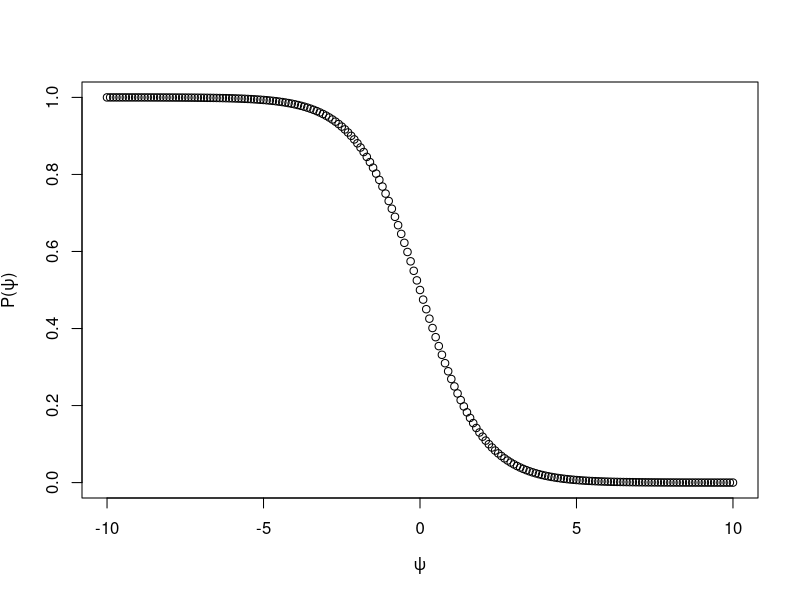
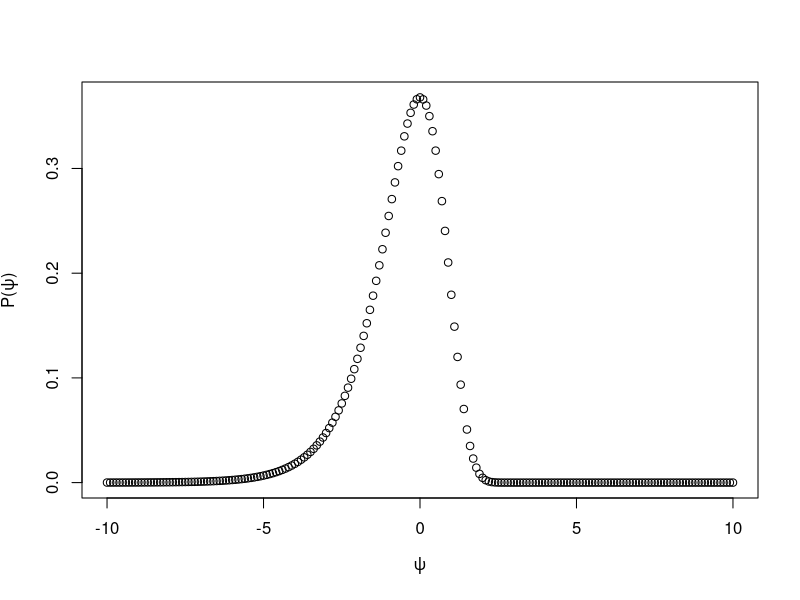
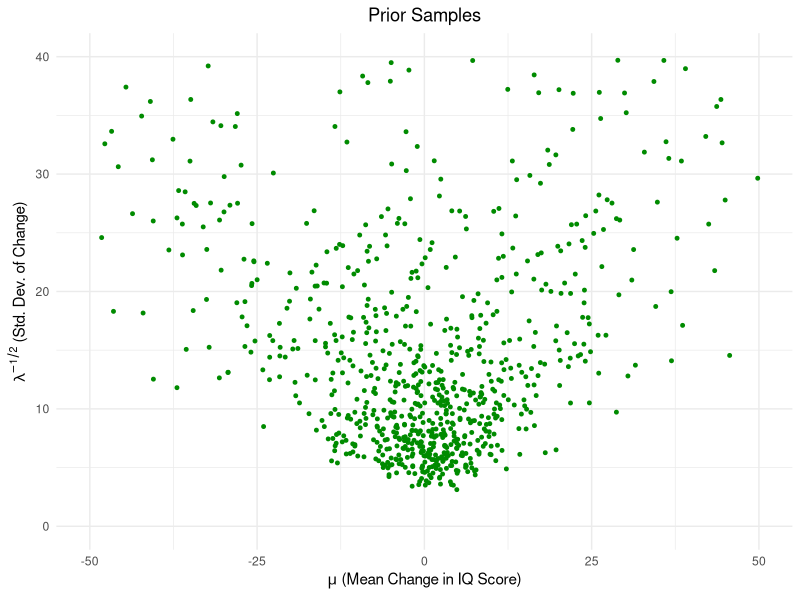

R code for these plots, in order:
## ---- chunk 1
# Create a sequence of psi values
psi <- seq(-10,10, by=0.1)

# Create the function that calculations p(psi)
p.psi <- function(psi) {
  numerator <- exp(psi)+1
  denominator <- (exp(psi)+1)^2
  
  return(numerator/denominator)
}

# Apply the function
p.psi.sim <- sapply(psi, p.psi)

# Make the graph
plot(psi,p.psi.sim, xlab=expression(psi), ylab=expression(paste("P(",psi,")")))

## ---- chunk 2
# Again, create the function
p.psi = function(psi) {
  return(exp(psi-exp(psi)))
}

# Store the sequence of values to sample over. 
psi = seq(-10,10,by=0.1)

# Apply the function to the sequence
p.psi.sim <- sapply(psi,p.psi)

# Plot the outcome
plot(psi,p.psi.sim, xlab=expression(psi), ylab=expression(paste("P(",psi,")")))
## ---- chunk 3
# Download the library
library(tidyverse)

# Store x and y
x = c(18, 40, 15, 17, 20, 44, 38)
y = c(-4, 0, -19, 24, 19, 10, 5, 10, 29, 13, -9, -8, 20, -1, 12, 21, -7, 14,
     13, 20, 11, 16, 15, 27, 23, 36, -33, 34, 13, 11, -19, 21, 6, 25, 30,
     22, --28, 15, 26, -1, -2, 43, 23, 22, 25, 16, 10, 29)


# Set up the prior parameters
prior = data.frame(m=0, c=1, a=0.5, b=50)

# Calculate the posterior parameters based on the data
findParam = function(prior, data) {
  postParam = NULL
  c = prior$c
  m = prior$m
  a = prior$a
  b = prior$b
  n = length(data)
  postParam = data.frame(
            m = (c*m + n*mean(data))/(c+n),
            c = c + n,
            a = a + n/2,
            b = b + 0.5*(sum((data-mean(data))^2))
  )
  return(postParam)
}

# Get the posterior parameters for the spurters and the control group.
postS = findParam(prior, x)
postC = findParam(prior, y)

# Now we are going to simulate the event 10000 times.
sim <- 10000

muc = NULL
lambdac = NULL
mus = NULL
lambdas = NULL

# Get the data for the simulation
lambdas = rgamma(sim, shape = postS$a, rate = postS$b)
lambdac = rgamma(sim, shape = postC$a, rate = postC$b)
mus = sapply(sqrt(1/(postS$c*lambdas)),rnorm, n = 1, mean = postS$m)
muc = sapply(sqrt(1/(postC$c*lambdac)),rnorm, n = 1, mean = postC$m)

# Calculate the number of times where the mus > muc and divide by
# the total number of simulations.
print(sum((mus > muc)/sim))
## ---- chunk 4
# Sample from 1000 again.
sim = 1000
# Create lambda and mu values from the prior
lambda = rgamma(sim, shape = prior$a, rate = prior$b)
mu = sapply(sqrt(1/(prior$c*lambda)),rnorm, n = 1, mean = prior$m)

# Store these simulations
simDF = data.frame(lambda = lambda, mu = mu, each=sim)

# Convert lambda to be the standard deviation instead of the precision
simDF$lambda = simDF$lambda^{-0.5}

# Create the plot with these prior mu and lambda values.
ggplot(data = simDF, aes(x = mu, y = lambda)) +
  geom_point(color="green4", size=1) + labs(x = expression(paste(mu,
      " (Mean Change in IQ Score)")), y = expression(paste(lambda^{-1/2}, 
      " (Std. Dev. of Change)"))) +
  ggtitle("Prior Samples")+ 
  xlim(-50,50)+
  ylim(0,40)+
  theme_minimal()+
  theme(plot.title = element_text(hjust = 0.5))
